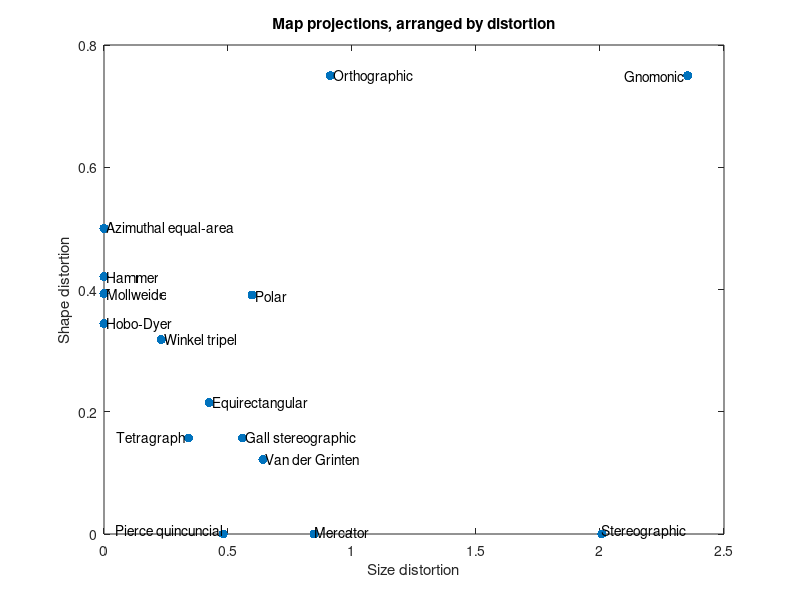

Write the MATLAB code that produced this figure.
Scale = [0.424,0.847,0.558,0.000,0.597,2.007,0.000,0.913,2.353,0.231,0.641,0.000,0.000,0.481,0.341];
Shape = [0.215,0.000,0.157,0.344,0.391,0.000,0.500,0.750,0.750,0.318,0.122,0.393,0.421,0.000,0.157];
Name = {' Equirectangular',sprintf('Mercator\n'),' Gall stereographic',' Hobo-Dyer',' Polar', sprintf('Stereographic\n'),' Azimuthal equal-area',' Orthographic','Gnomonic ',' Winkel tripel',' Van der Grinten',' Mollweide',' Hammer',sprintf('Pierce quincuncial\n'),'Tetragraph '};
Align = {'left','left','left','left','left','left','left','left','right','left','left','left','left','right','right'};

plot(Scale, Shape, '.', 'MarkerSize',20);
xlabel('Size distortion');
ylabel('Shape distortion');
title('Map projections, arranged by distortion');
for i = 1:length(Scale)
    text(Scale(i), Shape(i), Name{i}, 'HorizontalAlignment', Align{i});
end